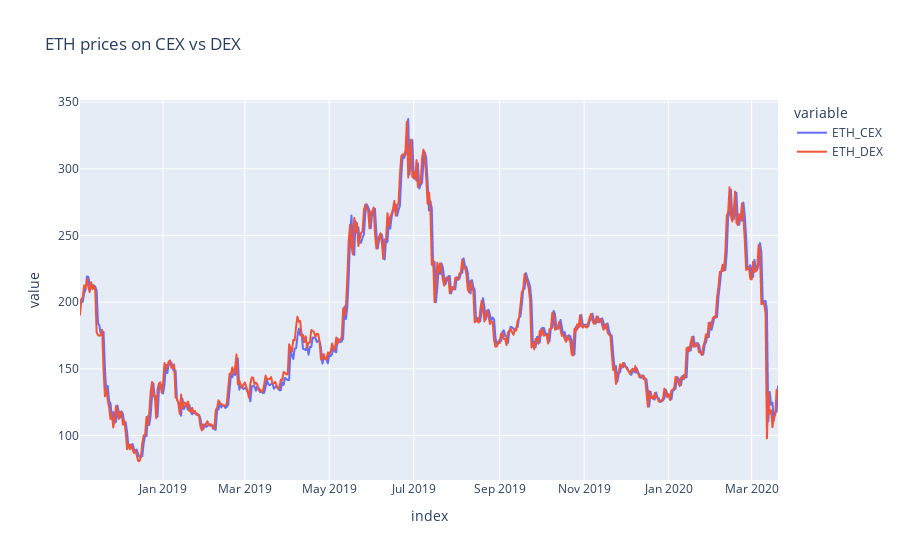
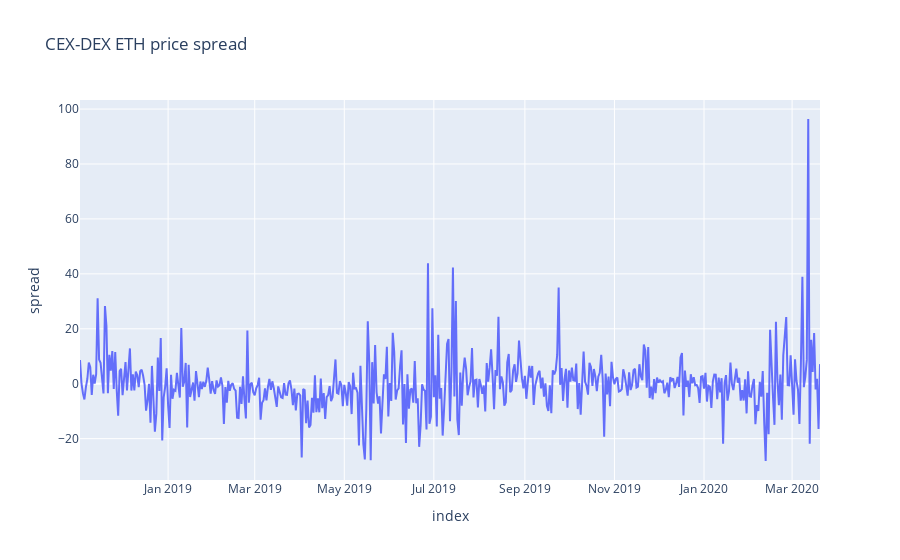
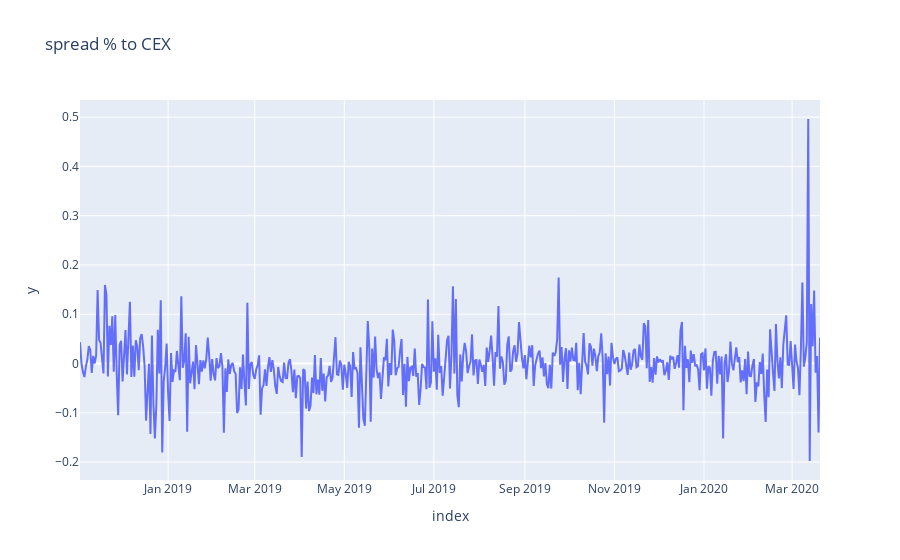

Source (notebook cell) for these figures, in order:
### Code cell
fig = px.line(
    eth_price,
    x=eth_price.index,
    y=eth_price.columns[:2],
    title='ETH prices on CEX vs DEX'
)
fig.show()

fig=px.line(
    eth_price,
    x=eth_price.index,
    y=eth_price['spread'],
    title='CEX-DEX ETH price spread'
)
fig.show()

fig=px.line(
    eth_price,
    x=eth_price.index,
    y=eth_price['spread']/eth_price['ETH_CEX'],
    title='spread % to CEX'
)
fig.show()

### Figure 1 — Plotly figure (JSON) as saved in the notebook; plotly's stock layout.template omitted (floating-point values rounded to 4 significant figures; data arrays with more than 128 entries replaced by an {"elided": "..."} marker saying what was removed)
{"data": [{"hovertemplate": "variable=ETH_CEX<br>index=%{x}<br>value=%{y}<extra></extra>", "legendgroup": "ETH_CEX", "line": {"color": "#636efa", "dash": "solid"}, "marker": {"symbol": "circle"}, "mode": "lines", "name": "ETH_CEX", "showlegend": true, "type": "scattergl", "x": {"elided": "505 str values"}, "xaxis": "x", "y": {"elided": "505 float values"}, "yaxis": "y"}, {"hovertemplate": "variable=ETH_DEX<br>index=%{x}<br>value=%{y}<extra></extra>", "legendgroup": "ETH_DEX", "line": {"color": "#EF553B", "dash": "solid"}, "marker": {"symbol": "circle"}, "mode": "lines", "name": "ETH_DEX", "showlegend": true, "type": "scattergl", "x": {"elided": "505 str values"}, "xaxis": "x", "y": {"elided": "505 float values"}, "yaxis": "y"}], "layout": {"autosize": true, "legend": {"title": {"text": "variable"}, "tracegroupgap": 0}, "title": {"text": "ETH prices on CEX vs DEX"}, "xaxis": {"anchor": "y", "autorange": true, "domain": [0, 1], "range": ["2018-11-02", "2020-03-20"], "title": {"text": "index"}, "type": "date"}, "yaxis": {"anchor": "x", "autorange": true, "domain": [0, 1], "range": [66.57, 351.6], "title": {"text": "value"}, "type": "linear"}}}

### Figure 2 — Plotly figure (JSON) as saved in the notebook; plotly's stock layout.template omitted (floating-point values rounded to 4 significant figures; data arrays with more than 128 entries replaced by an {"elided": "..."} marker saying what was removed)
{"data": [{"hovertemplate": "index=%{x}<br>spread=%{y}<extra></extra>", "legendgroup": "", "line": {"color": "#636efa", "dash": "solid"}, "marker": {"symbol": "circle"}, "mode": "lines", "name": "", "orientation": "v", "showlegend": false, "type": "scatter", "x": {"elided": "505 str values"}, "xaxis": "x", "y": {"elided": "505 float values"}, "yaxis": "y"}], "layout": {"autosize": true, "legend": {"tracegroupgap": 0}, "title": {"text": "CEX-DEX ETH price spread"}, "xaxis": {"anchor": "y", "autorange": true, "domain": [0, 1], "range": ["2018-11-02", "2020-03-20"], "title": {"text": "index"}, "type": "date"}, "yaxis": {"anchor": "x", "autorange": true, "domain": [0, 1], "range": [-35.05, 103.3], "title": {"text": "spread"}, "type": "linear"}}}

### Figure 3 — Plotly figure (JSON) as saved in the notebook; plotly's stock layout.template omitted (floating-point values rounded to 4 significant figures; data arrays with more than 128 entries replaced by an {"elided": "..."} marker saying what was removed)
{"data": [{"hovertemplate": "index=%{x}<br>y=%{y}<extra></extra>", "legendgroup": "", "line": {"color": "#636efa", "dash": "solid"}, "marker": {"symbol": "circle"}, "mode": "lines", "name": "", "orientation": "v", "showlegend": false, "type": "scatter", "x": {"elided": "505 str values"}, "xaxis": "x", "y": {"elided": "505 float values"}, "yaxis": "y"}], "layout": {"autosize": true, "legend": {"tracegroupgap": 0}, "title": {"text": "spread % to CEX"}, "xaxis": {"anchor": "y", "autorange": true, "domain": [0, 1], "range": ["2018-11-02", "2020-03-20"], "title": {"text": "index"}, "type": "date"}, "yaxis": {"anchor": "x", "autorange": true, "domain": [0, 1], "range": [-0.2365, 0.5348], "title": {"text": "y"}, "type": "linear"}}}
